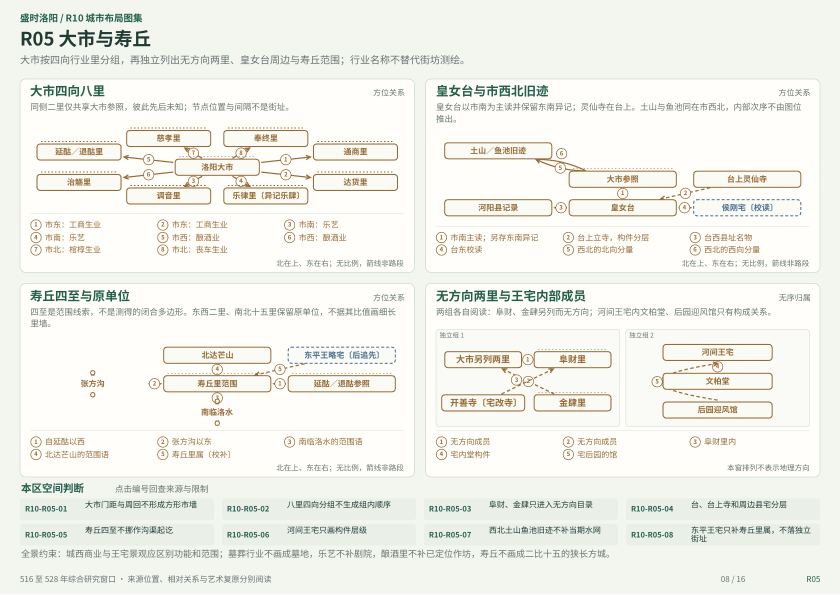
#> input picture evidence/city-layout-r10/2026-11-22/map-qa/local-determinism-check/page-08.png, 1680 x 1189 px (shown at 1/2 size)
$ python -i city_atlas_r4_maps.py   (imports and definitions only)
#> lines starting #> are read from the running program, lines starting #| are printed output that depends on the picture
"""Vector plates for the accepted 06a frame and the independent documentary canvas."""
import json
from xml.etree import ElementTree as ET

from city_atlas_r4_data import index

PAGE = "prosperity-city-atlas.html"
LIVE = "https://mechgouki.github.io/luoyang-city/" + PAGE
NS = "http://www.w3.org/2000/svg"
# [1 line not run here, left out]
INK, GREEN, GOLD, PALE = "#243e35", "#246252", "#a27339", "#f5f3eb"
POINT_LABELS = {
    "geo-jinyong-bing-reference":"金墉丙城", "geo-yongning-pagoda-reference":"永宁塔基",
    "geo-changhe-palace-gate":"宫城阊阖门", "geo-taiji-hall-reference":"太极殿",
    "geo-qianqiu-gate":"千秋门", "geo-yunlong-gate":"云龙门", "geo-jianchun-gate":"建春门",
    "geo-daxia-gate":"大夏门", "geo-guangmo-gate":"广莫门", "geo-xiyang-gate":"西阳门",
    "geo-dongyang-gate":"东阳门", "geo-qingyang-gate":"青阳门", "geo-ximing-gate":"西明门",
}


def element(parent, tag, **attrs):
    return ET.SubElement(parent, "{"+NS+"}"+tag, {k.replace("_","-"):str(v) for k,v in attrs.items()})


def label(parent, x, y, message, size=16, **attrs):
    node = element(parent,"text",x=x,y=y,font_family="Noto Sans CJK SC, sans-serif",font_size=size,**attrs)
    node.text = message
    return node


def plate(title, desc, height):
    root = ET.Element("{"+NS+"}svg", {"viewBox":f"0 0 980 {height}","width":"980","height":str(height),
                                    "role":"img","aria-label":title,"lang":"zh-CN"})
    element(root,"title").text = title
    element(root,"desc").text = desc
    element(root,"rect",width=980,height=height,fill=PALE)
    label(root,34,45,title,28,fill=INK,font_weight="600")
    label(root,34,75,desc,15,fill="#4f6155")
    return root


# [23 lines left out: function geometry, not called in this run]


def source_plate(data, core=False, target=LIVE):
    title = "内城、宫城与道路残段" if core else "盛时洛阳城市分布总图"
    root = plate(title,"图06a原生图框  ·  2012年保护管理资料  ·  各遗存的时段见对应图档",706)
    left,top,w,h = 30,98,630,522
    x,y,sw,sh = (249,223,164,181) if core else (93,134,478,448)
    scale = min(w/sw,h/sh)
    element(root,"rect",x=left,y=top,width=w,height=h,fill="#fdfcf7",stroke="#c9cebf")
    defs = element(root,"defs")
    clipping = element(defs,"clipPath",id=("crop-core" if core else "crop-city"))
    element(clipping,"rect",x=left+1,y=top+1,width=w-2,height=h-2)
    frame = element(root,"g",clip_path=f"url(#{clipping.get('id')})")
    dx,dy = left+(w-sw*scale)/2-x*scale,top+(h-sh*scale)/2-y*scale
    native = element(frame,"g",transform=f"translate({dx} {dy}) scale({scale})",data_frame="06a-pdf")
    fs = sorted(data["features"],key=lambda f:(0 if f["layer"]=="layout_envelope" else 2 if f["source_pdf_geometry"]["type"]=="Point" else 1))
    for f in fs:
        fid = f["id"]
        modern = fid.startswith("geo-modern-")
        group = element(native,"a",href=target+"#feature-"+fid,data_feature=fid,data_layer=(
            "modern" if modern else "candidate" if f["layer"]=="layout_envelope" else "source"))
        if modern:
            group.set("display","none")
        element(group,"title").text = f["label"]+" · "+f["source_historical_period"]
        geometry(group,f,scale)
        if fid in POINT_LABELS and core:
            px,py = f["source_pdf_geometry"]["coordinates"]
            # Small numbers lead to the permanent source key on the right.
            label(group,px+5/scale,py-5/scale,str(list(POINT_LABELS).index(fid)+1),12/scale,fill=INK)
    if not core:
        cx,cy,cw,ch = 249*scale+dx,223*scale+dy,164*scale,181*scale
        element(frame,"rect",x=cx,y=cy,width=cw,height=ch,fill="none",stroke="#927b59",stroke_width=1.2,stroke_dasharray="3 4")
        label(frame,cx+cw+7,cy+13,"内城详图",14,fill=INK)
    label(root,44,123,"北 ↑",15,fill=INK)
    label(root,688,128,"内城遗址索引" if core else "图例与定位依据",20,fill=INK,font_weight="600")
    if core:
        for i,(fid,title) in enumerate(POINT_LABELS.items(),1):
            a=element(root,"a",href=target+"#feature-"+fid)
            label(a,690,155+(i-1)*30,f"{i:02}   {title}",16,fill=GREEN)
        label(root,688,577,"圆点表示原图符号中心。",14,fill=INK)
    else:
        for i,(symbol,caption,sub,color) in enumerate([
                ("━", "原图遗存线", "城墙按原段保留开口",GREEN),("━","道路原图残段","八条内城路迹分别读取",GOLD),
                ("┄","外郭相关遗存范围","原图所示范围的概括","#718068"),("■","宫城候选范围","北缘只参与填色","#adb786"),
                ("●","遗址代表点","门址、塔基等概化图符",GREEN),("○","近现代地理参照","洛水、邙山可单独打开","#568599")]):
            yy=170+i*60
            label(root,690,yy,symbol,24,fill=color);label(root,727,yy,caption,17,fill=INK)
            label(root,727,yy+22,sub,13,fill="#546358")
        label(root,688,552,"相对关系另见文献图。",15,fill=INK)
        label(root,688,577,"未定位对象可在索引查阅。",15,fill=INK)
    label(root,34,653,"来源坐标系为西安1980（EPSG:4610）。图形保留原PDF点坐标；图上距离须依所选来源与尺度解读。",15,fill=INK)
    label(root,34,681,"研究时层  516—528 年河阴事件前     ·     原图来源与分期可点选查询",14,fill="#58685c")
    return root


# [32 lines left out: functions relationship_plate, literary_plate, not called in this run]


def markup(root):
    return ET.tostring(root,encoding="unicode")

>>> import cv2
>>> picture = cv2.imread('../evidence/city-layout-r10/2026-11-22/map-qa/local-determinism-check/page-08.png', cv2.IMREAD_GRAYSCALE)
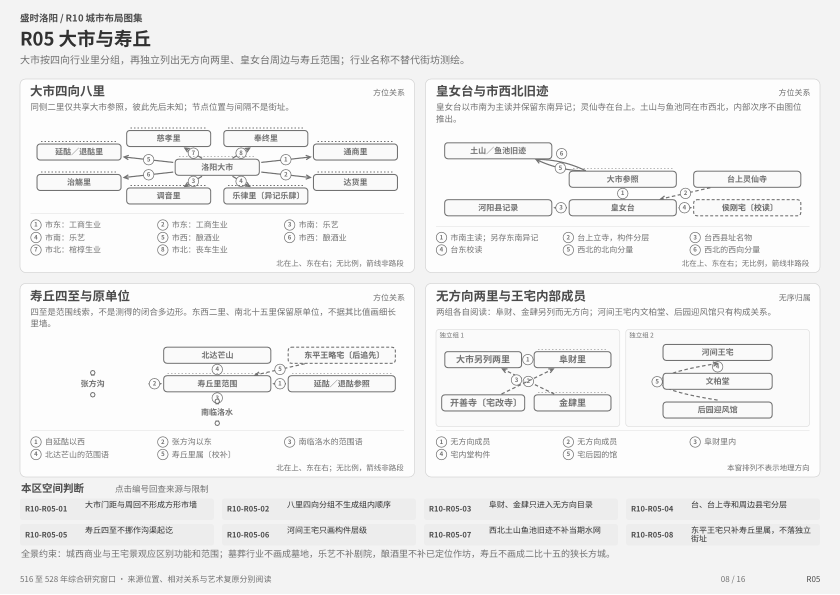
#> picture: shape (1189, 1680) (shown at 1/2 size); min 49, max 255, mean 239.7
>>> result = source_plate(picture)
#> (the run stopped early here; a loop or call above may not have finished)

$ run again, on evidence/city-layout-r10/2026-11-22/map-qa/local-final/page-12.png
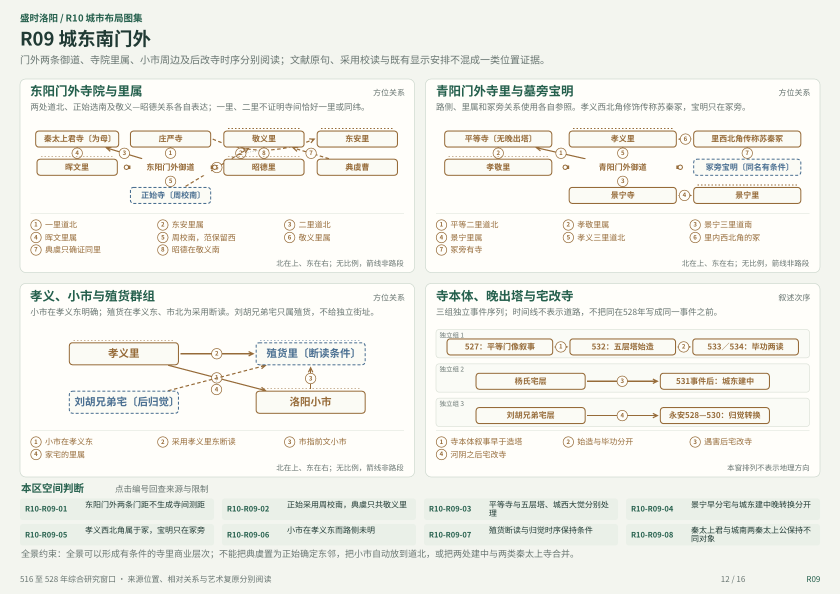
#> input picture evidence/city-layout-r10/2026-11-22/map-qa/local-final/page-12.png, 1680 x 1189 px (shown at 1/2 size)
#> `picture = cv2.imread('../evidence/city-layout-r10/2026-11-22/map-qa/lo..`:
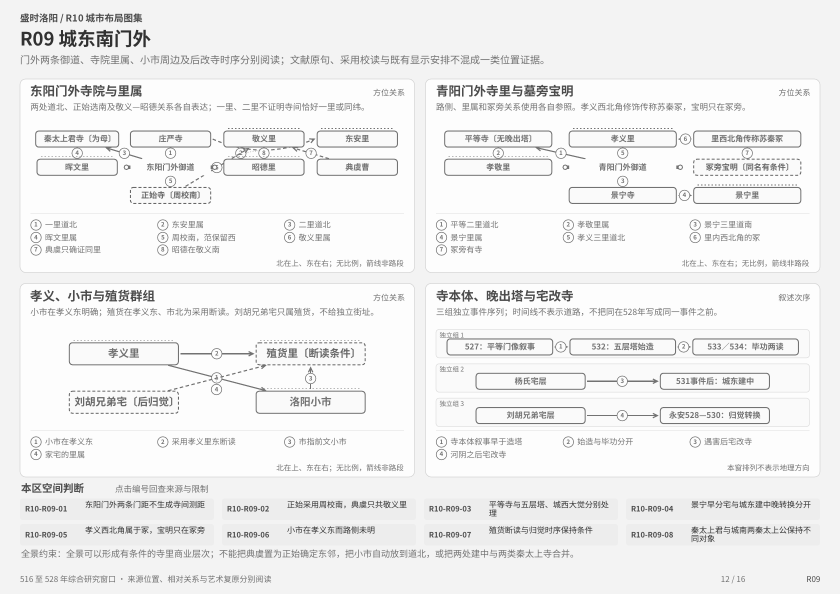
#> picture: shape (1189, 1680) (shown at 1/2 size); min 49, max 255, mean 239.1

$ run again, on evidence/city-layout-r10/2026-11-22/map-qa/local-final/page-13.png
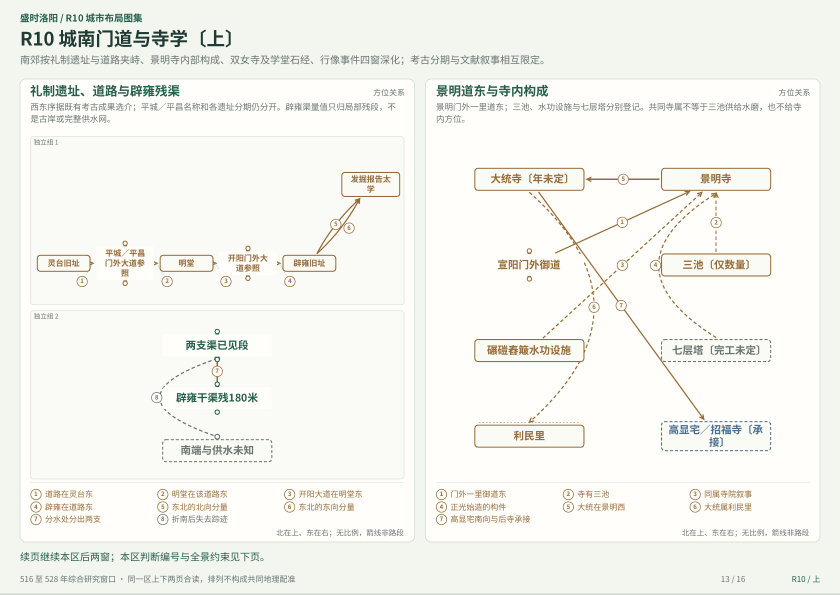
#> input picture evidence/city-layout-r10/2026-11-22/map-qa/local-final/page-13.png, 1680 x 1189 px (shown at 1/2 size)
#> `picture = cv2.imread('../evidence/city-layout-r10/2026-11-22/map-qa/lo..`:
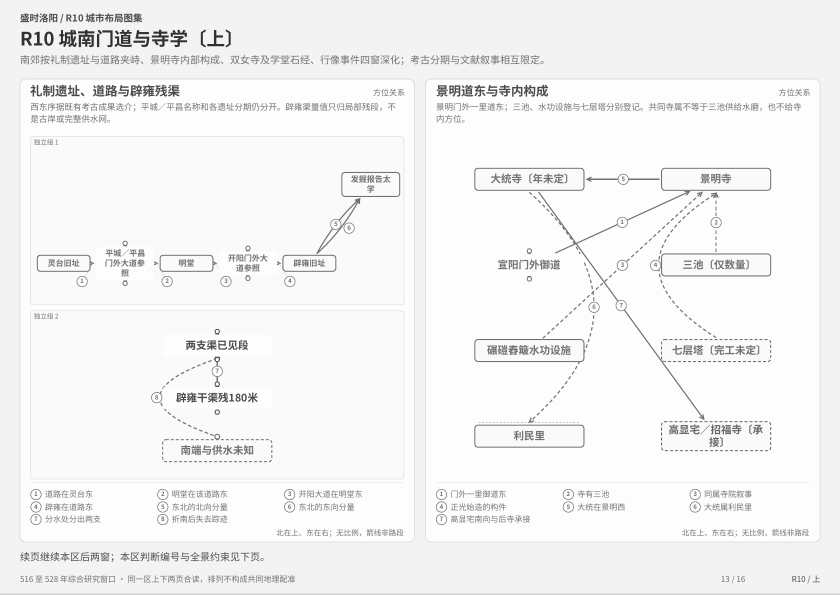
#> picture: shape (1189, 1680) (shown at 1/2 size); min 49, max 253, mean 243.4
